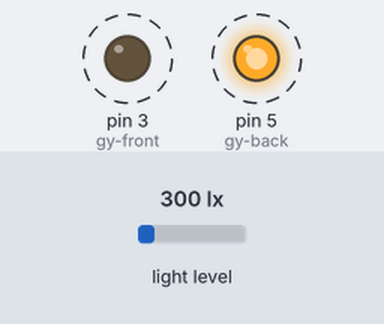
The sketch below on a simulated Arduino Uno, built with avr-gcc and run on an emulated ATmega328P. Shown: output pins drawn as LEDs (lit = HIGH). Dashed ring = blinking. The inputs (shaded band) are chosen by the test bench; at power-on: light level 300 lx. What the sketch prints to the serial monitor is not drawn.

Above: at 0.5 s.
Timing chart, 0 to 4.6 s (numbered marks = the images above):
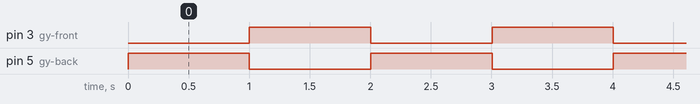

The sketch:

light_sensors.ino
```cpp
/*
  Example of BH1750 library usage.
  This example initialises the BH1750 object using the default high resolution
  continuous mode and then makes a light level reading every second.
  Connection:
    VCC -> 3V3 or 5V
    GND -> GND
    SCL -> SCL (A5 on Arduino Uno, Leonardo, etc or 21 on Mega and Due, on esp8266 free selectable)
    SDA -> SDA (A4 on Arduino Uno, Leonardo, etc or 20 on Mega and Due, on esp8266 free selectable)
    ADD -> (not connected) or GND
  ADD pin is used to set sensor I2C address. If it has voltage greater or equal to
  0.7VCC voltage (e.g. you've connected it to VCC) the sensor address will be
  0x5C. In other case (if ADD voltage less than 0.7 * VCC) the sensor address will
  be 0x23 (by default).
*/

#include <Wire.h>
#include <BH1750.h>

BH1750 lightMeter;
//int digital_out_3 , digital_out_5 , temp;
int i = 0;


void setup(){

  Serial.begin(9600);


  //digital_out_3 = 3;
 // digital_out_5 = 5;
  pinMode(3, OUTPUT);   // gy-front
  pinMode(5, OUTPUT);   // gy-back


  // Initialize the I2C bus (BH1750 library doesn't do this automatically)
   Wire.begin();
  // On esp8266 you can select SCL and SDA pins using Wire.begin(D4, D3);
  //Wire.begin(D4, D3);

  lightMeter.begin();


  Serial.println(F("BH1750 Test begin"));

}


void loop() {

  uint16_t lux = lightMeter.readLightLevel();
  if ( i % 2 == 0 )
  {
    digitalWrite(3, LOW);       // sets the digital_out_3 on -> front
    digitalWrite(5, HIGH);       // sets the digital_out_5 off -> back
  }
  else
  {
    digitalWrite(3, HIGH);       // sets the digital_out_3 on -> front
    digitalWrite(5, LOW);       // sets the digital_out_5 off -> back
  }

  Serial.print("Light: ");
  Serial.print(lux);
  Serial.println(" lx");
  Serial.println("now change...............");
  i = i+1;
  delay(1000);

}
```

Measured:
- by itself, pin 3 (gy-front), pin 5 (gy-back): alternates HIGH for 1.0 s and LOW for 1.0 s
